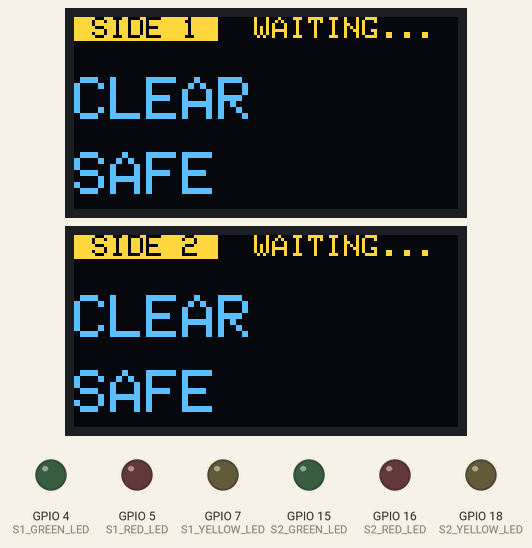
This sketch was run on a simulated ESP32-S3. Parts: 2 × 128×64 one-colour display, output pins drawn as LEDs (lit = HIGH). The OLED is the two-colour kind (top 16 rows yellow); WiFi joins after 1.5 s; servers stay silent unless stated; what the sketch prints to the serial monitor is not drawn.

Above: at 1.7 s.

The sketch:

esp32s3.ino
```cpp
#include <WiFi.h>
#include <WiFiUdp.h>
#include <ArduinoJson.h>
#include <Wire.h>
#include <Adafruit_GFX.h>
#include <Adafruit_SH110X.h> // අලුත් 1.3" OLED Library එක

// ═══════════════════════════════════════════════════════════
//   WIFI SETTINGS (නිවැරදි කරන ලදී)
// ═══════════════════════════════════════════════════════════
const char* ssid = "Xperia_5612";
const char* password = "12345678";

// ═══════════════════════════════════════════════════════════
//   NETWORK SETTINGS
// ═══════════════════════════════════════════════════════════
unsigned int localPort = 4210;
WiFiUDP udp;

// ═══════════════════════════════════════════════════════════
//   PIN CONFIGURATION (LEDs පමණි)
// ═══════════════════════════════════════════════════════════
const int S1_GREEN_LED = 4;
const int S1_YELLOW_LED = 7;
const int S1_RED_LED = 5;

const int S2_GREEN_LED = 15;
const int S2_YELLOW_LED = 18;
const int S2_RED_LED = 16;

// දුර සීමාවන් (මීටර් වලින්)
const float DANGER_DISTANCE = 25.0;  // මීටර් 25ට අඩු නම් රතු
const float CAUTION_DISTANCE = 50.0; // මීටර් 25 ත් 50 ත් අතර නම් කහ

// ═══════════════════════════════════════════════════════════
//   OLED DISPLAY CONFIGURATION (1.3" SH1106)
// ═══════════════════════════════════════════════════════════
#define SCREEN_WIDTH 128
#define SCREEN_HEIGHT 64

#define I2C_1_SDA 8
#define I2C_1_SCL 9
#define I2C_2_SDA 10
#define I2C_2_SCL 11

TwoWire I2C_1 = TwoWire(0);
TwoWire I2C_2 = TwoWire(1);

// 1.3" SH1106 Display Objects ලෙස වෙනස් කර ඇත
Adafruit_SH1106G display1(SCREEN_WIDTH, SCREEN_HEIGHT, &I2C_1, -1);
Adafruit_SH1106G display2(SCREEN_WIDTH, SCREEN_HEIGHT, &I2C_2, -1);

void setup() {
  Serial.begin(115200);

  // 1. LED Pins Setup
  pinMode(S1_GREEN_LED, OUTPUT);
  pinMode(S1_YELLOW_LED, OUTPUT);
  pinMode(S1_RED_LED, OUTPUT);

  pinMode(S2_GREEN_LED, OUTPUT);
  pinMode(S2_YELLOW_LED, OUTPUT);
  pinMode(S2_RED_LED, OUTPUT);

  turnOffAll();

  // 2. I2C Buses ආරම්භ කිරීම
  I2C_1.begin(I2C_1_SDA, I2C_1_SCL, 100000);
  I2C_2.begin(I2C_2_SDA, I2C_2_SCL, 100000);

  // 3. Displays ආරම්භ කිරීම (SH110X සඳහා අදාල වන පරිදි)
  if(!display1.begin(0x3C, true)) {
    Serial.println("Display 1 allocation failed");
  }
  if(!display2.begin(0x3C, true)) {
    Serial.println("Display 2 allocation failed");
  }

  showLoadingScreen(display1, "SIDE 1");
  showLoadingScreen(display2, "SIDE 2");

  // 4. Wi-Fi සම්බන්ධ වීම
  Serial.println("\nConnecting to WiFi...");
  WiFi.begin(ssid, password);
  while (WiFi.status() != WL_CONNECTED) {
    delay(500);
    Serial.print(".");
  }
  Serial.println("\nWiFi connected.");
  Serial.println(WiFi.localIP());

  // 5. UDP ආරම්භ කිරීම
  udp.begin(localPort);

  updateDisplay(display1, "SIDE 1", 999.0, 0, "WAITING...");
  updateDisplay(display2, "SIDE 2", 999.0, 0, "WAITING...");
}

void loop() {
  int packetSize = udp.parsePacket();
  if (packetSize) {
    char incomingPacket[255];
    int len = udp.read(incomingPacket, 255);
    if (len > 0) {
      incomingPacket[len] = '\0';
    }

    StaticJsonDocument<256> doc;
    DeserializationError error = deserializeJson(doc, incomingPacket);

    if (error) {
      Serial.println("JSON parse failed");
      return;
    }

    // දත්ත ලබා ගැනීම
    float s1_dist = doc["side1"]["dist"];
    bool s1_overspeed = doc["side1"]["overspeed"];
    String s1_type = doc["side1"]["type"].as<String>();

    float s2_dist = doc["side2"]["dist"];
    bool s2_overspeed = doc["side2"]["overspeed"];
    String s2_type = doc["side2"]["type"].as<String>();

    // ═══════════════════════════════════════════════════════════
    //   SIDE 1 LOGIC (RED, YELLOW, GREEN)
    // ═══════════════════════════════════════════════════════════
    int s1_status = 0; // 0 = Safe, 1 = Caution, 2 = Danger

    if (s1_overspeed || (s1_dist > 0 && s1_dist < DANGER_DISTANCE)) {
      s1_status = 2; // Danger (Red)
    } else if (s1_dist >= DANGER_DISTANCE && s1_dist <= CAUTION_DISTANCE) {
      s1_status = 1; // Caution (Yellow)
    }

    setLights(1, s1_status);
    updateDisplay(display1, "SIDE 1", s1_dist, s1_status, s1_type);

    // ═══════════════════════════════════════════════════════════
    //   SIDE 2 LOGIC (RED, YELLOW, GREEN)
    // ═══════════════════════════════════════════════════════════
    int s2_status = 0;

    if (s2_overspeed || (s2_dist > 0 && s2_dist < DANGER_DISTANCE)) {
      s2_status = 2; // Danger (Red)
    } else if (s2_dist >= DANGER_DISTANCE && s2_dist <= CAUTION_DISTANCE) {
      s2_status = 1; // Caution (Yellow)
    }

    setLights(2, s2_status);
    updateDisplay(display2, "SIDE 2", s2_dist, s2_status, s2_type);
  }
}

// ═══════════════════════════════════════════════════════════
//   HELPER FUNCTIONS
// ═══════════════════════════════════════════════════════════

void setLights(int side, int status) {
  if (side == 1) {
    digitalWrite(S1_GREEN_LED, (status == 0) ? HIGH : LOW);
    digitalWrite(S1_YELLOW_LED, (status == 1) ? HIGH : LOW);
    digitalWrite(S1_RED_LED, (status == 2) ? HIGH : LOW);
  } else {
    digitalWrite(S2_GREEN_LED, (status == 0) ? HIGH : LOW);
    digitalWrite(S2_YELLOW_LED, (status == 1) ? HIGH : LOW);
    digitalWrite(S2_RED_LED, (status == 2) ? HIGH : LOW);
  }
}

void turnOffAll() {
  digitalWrite(S1_GREEN_LED, LOW); digitalWrite(S1_YELLOW_LED, LOW); digitalWrite(S1_RED_LED, LOW);
  digitalWrite(S2_GREEN_LED, LOW); digitalWrite(S2_YELLOW_LED, LOW); digitalWrite(S2_RED_LED, LOW);
}

void showLoadingScreen(Adafruit_SH1106G &display, String title) {
  display.clearDisplay();
  display.setTextColor(SH110X_WHITE);
  display.setTextSize(2);
  display.setCursor(20, 15);
  display.print(title);
  display.setTextSize(1);
  display.setCursor(20, 40);
  display.print("Connecting...");
  display.display();
}

void updateDisplay(Adafruit_SH1106G &display, String title, float dist, int status, String vehType) {
  display.clearDisplay();

  display.setTextSize(1);
  display.setTextColor(SH110X_BLACK, SH110X_WHITE);
  display.setCursor(0, 0);
  display.print(" " + title + " ");

  display.setTextColor(SH110X_WHITE);
  display.setCursor(60, 0);
  if(vehType.length() > 0) display.print(vehType);

  display.setTextSize(2);
  display.setCursor(0, 20);
  if (dist < 999.0) {
    display.print(dist, 1);
    display.print(" m");
  } else {
    display.print("CLEAR");
  }

  display.setCursor(0, 45);
  if (status == 2) {
    display.print("DANGER!");
  } else if (status == 1) {
    display.print("CAUTION");
  } else {
    display.print("SAFE");
  }

  display.display();
}
```
